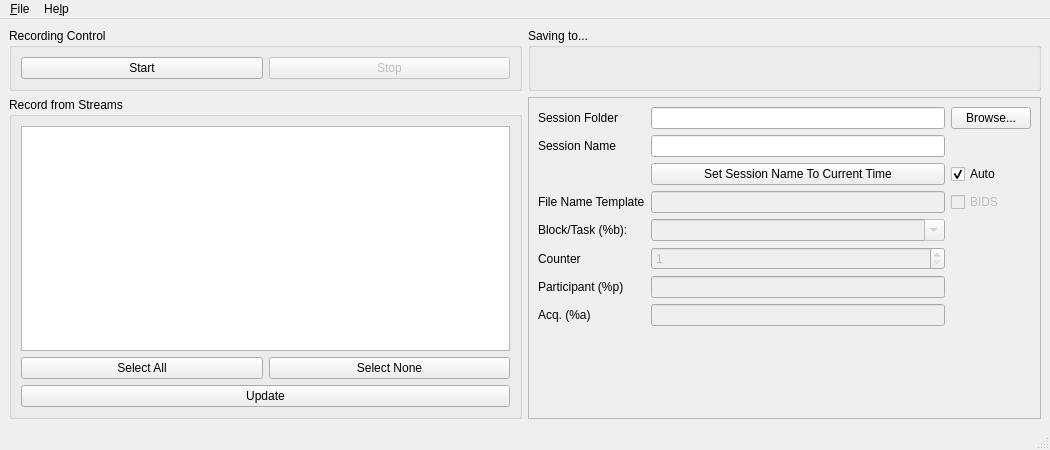
<?xml version="1.0" encoding="UTF-8"?>
<ui version="4.0">
 <class>MainWindow</class>
 <widget class="QMainWindow" name="MainWindow">
  <property name="geometry">
   <rect>
    <x>0</x>
    <y>0</y>
    <width>1050</width>
    <height>450</height>
   </rect>
  </property>
  <property name="windowTitle">
   <string>Lab Recorder</string>
  </property>
  <widget class="QWidget" name="centralwidget">
   <layout class="QGridLayout" name="gridLayout_master" rowstretch="0,0,0" columnstretch="1,1">
    <item row="2" column="0">
     <widget class="QGroupBox" name="groupBox_streams">
      <property name="title">
       <string>Record from Streams</string>
      </property>
      <layout class="QVBoxLayout" name="verticalLayout_streams">
       <item>
        <widget class="QListWidget" name="streamList">
         <property name="selectionMode">
          <enum>QAbstractItemView::SingleSelection</enum>
         </property>
         <property name="selectionBehavior">
          <enum>QAbstractItemView::SelectItems</enum>
         </property>
        </widget>
       </item>
       <item>
        <layout class="QHBoxLayout" name="horizontalLayout_streamsel">
         <item>
          <widget class="QPushButton" name="selectAllButton">
           <property name="text">
            <string>Select All</string>
           </property>
          </widget>
         </item>
         <item>
          <widget class="QPushButton" name="selectNoneButton">
           <property name="text">
            <string>Select None</string>
           </property>
          </widget>
         </item>
        </layout>
       </item>
       <item>
        <widget class="QPushButton" name="refreshButton">
         <property name="text">
          <string>Update</string>
         </property>
         <property name="shortcut">
          <string>Ctrl+U</string>
         </property>
        </widget>
       </item>
      </layout>
     </widget>
    </item>
    <item row="0" column="0">
     <widget class="QGroupBox" name="groupBox_recording">
      <property name="title">
       <string>Recording Control</string>
      </property>
      <layout class="QHBoxLayout" name="horizontalLayout">
       <item>
        <widget class="QPushButton" name="startButton">
         <property name="text">
          <string>Start</string>
         </property>
         <property name="shortcut">
          <string>Ctrl+S</string>
         </property>
        </widget>
       </item>
       <item>
        <widget class="QPushButton" name="stopButton">
         <property name="enabled">
          <bool>false</bool>
         </property>
         <property name="text">
          <string>Stop</string>
         </property>
        </widget>
       </item>
      </layout>
     </widget>
    </item>
    <item row="0" column="1">
     <widget class="QGroupBox" name="groupBox_rootFolder">
      <property name="title">
       <string>Saving to...</string>
      </property>
      <layout class="QHBoxLayout" name="horizontalLayout_studyRoot">
       <item>
        <widget class="QLabel" name="locationLabel"/>
       </item>
      </layout>
     </widget>
    </item>
    <item row="2" column="1">
     <widget class="QScrollArea" name="scrollArea">
      <property name="widgetResizable">
       <bool>true</bool>
      </property>
      <widget class="QWidget" name="scrollAreaWidgetContents">
       <property name="geometry">
        <rect>
         <x>0</x>
         <y>0</y>
         <width>503</width>
         <height>303</height>
        </rect>
       </property>
       <layout class="QGridLayout" name="gridLayout_2">
        <item row="3" column="0">
         <widget class="QLabel" name="label_template">
          <property name="text">
           <string>File Name Template</string>
          </property>
          <property name="openExternalLinks">
           <bool>true</bool>
          </property>
         </widget>
        </item>
        <item row="4" column="1">
         <widget class="QComboBox" name="input_blocktask">
          <property name="enabled">
           <bool>false</bool>
          </property>
          <property name="editable">
           <bool>true</bool>
          </property>
         </widget>
        </item>
        <item row="4" column="0">
         <widget class="QLabel" name="label_currBlock">
          <property name="text">
           <string>Block/Task (%b):</string>
          </property>
         </widget>
        </item>
        <item row="6" column="1">
         <widget class="QLineEdit" name="lineEdit_participant">
          <property name="enabled">
           <bool>false</bool>
          </property>
         </widget>
        </item>
        <item row="3" column="2">
         <widget class="QCheckBox" name="check_bids">
          <property name="enabled">
           <bool>false</bool>
          </property>
          <property name="text">
           <string>BIDS</string>
          </property>
          <property name="checkable">
           <bool>false</bool>
          </property>
         </widget>
        </item>
        <item row="3" column="1">
         <widget class="QLineEdit" name="lineEdit_template">
          <property name="enabled">
           <bool>false</bool>
          </property>
         </widget>
        </item>
        <item row="0" column="1">
         <widget class="QLineEdit" name="rootEdit"/>
        </item>
        <item row="5" column="1">
         <widget class="QSpinBox" name="spin_counter">
          <property name="enabled">
           <bool>false</bool>
          </property>
          <property name="minimum">
           <number>1</number>
          </property>
          <property name="maximum">
           <number>1000</number>
          </property>
          <property name="value">
           <number>1</number>
          </property>
         </widget>
        </item>
        <item row="0" column="0">
         <widget class="QLabel" name="label_studyroot">
          <property name="text">
           <string>Session Folder</string>
          </property>
         </widget>
        </item>
        <item row="10" column="1">
         <spacer name="verticalSpacer">
          <property name="orientation">
           <enum>Qt::Vertical</enum>
          </property>
          <property name="sizeHint" stdset="0">
           <size>
            <width>0</width>
            <height>0</height>
           </size>
          </property>
         </spacer>
        </item>
        <item row="1" column="1">
         <widget class="QLineEdit" name="lineEdit_session"/>
        </item>
        <item row="1" column="0">
         <widget class="QLabel" name="label_session">
          <property name="text">
           <string>Session Name</string>
          </property>
         </widget>
        </item>
        <item row="9" column="0">
         <widget class="QLabel" name="label_acq">
          <property name="text">
           <string>Acq. (%a)</string>
          </property>
         </widget>
        </item>
        <item row="9" column="1">
         <widget class="QLineEdit" name="lineEdit_acq">
          <property name="enabled">
           <bool>false</bool>
          </property>
         </widget>
        </item>
        <item row="6" column="0">
         <widget class="QLabel" name="label_participant">
          <property name="text">
           <string>Participant (%p)</string>
          </property>
         </widget>
        </item>
        <item row="5" column="0">
         <widget class="QLabel" name="label_counter">
          <property name="text">
           <string>Counter</string>
          </property>
         </widget>
        </item>
        <item row="0" column="2">
         <widget class="QPushButton" name="rootBrowseButton">
          <property name="text">
           <string>Browse...</string>
          </property>
          <property name="shortcut">
           <string>Ctrl+B</string>
          </property>
         </widget>
        </item>
        <item row="2" column="1">
         <widget class="QPushButton" name="set_time">
          <property name="mouseTracking">
           <bool>true</bool>
          </property>
          <property name="text">
           <string>Set Session Name To Current Time</string>
          </property>
          <property name="shortcut">
           <string>Ctrl+T</string>
          </property>
          <property name="checkable">
           <bool>false</bool>
          </property>
         </widget>
        </item>
        <item row="2" column="2">
         <widget class="QCheckBox" name="auto_time">
          <property name="text">
           <string>Auto</string>
          </property>
          <property name="checkable">
           <bool>true</bool>
          </property>
          <property name="checked">
           <bool>true</bool>
          </property>
         </widget>
        </item>
       </layout>
      </widget>
     </widget>
    </item>
   </layout>
  </widget>
  <widget class="QMenuBar" name="menubar">
   <property name="geometry">
    <rect>
     <x>0</x>
     <y>0</y>
     <width>1050</width>
     <height>22</height>
    </rect>
   </property>
   <widget class="QMenu" name="menuFile">
    <property name="title">
     <string>&amp;File</string>
    </property>
    <addaction name="actionLoadConfig"/>
    <addaction name="actionSaveConfig"/>
    <addaction name="actionQuit"/>
   </widget>
   <widget class="QMenu" name="menuHelp">
    <property name="title">
     <string>He&amp;lp</string>
    </property>
    <addaction name="actionAbout"/>
   </widget>
   <addaction name="menuFile"/>
   <addaction name="menuHelp"/>
  </widget>
  <widget class="QStatusBar" name="statusbar"/>
  <action name="actionLoadConfig">
   <property name="text">
    <string>&amp;Load configuration...</string>
   </property>
   <property name="shortcut">
    <string>Ctrl+L</string>
   </property>
  </action>
  <action name="actionQuit">
   <property name="text">
    <string>&amp;Quit</string>
   </property>
   <property name="shortcut">
    <string>Ctrl+Q</string>
   </property>
  </action>
  <action name="actionAbout">
   <property name="text">
    <string>&amp;About</string>
   </property>
  </action>
  <action name="actionSaveConfig">
   <property name="text">
    <string>&amp;Save configuration</string>
   </property>
  </action>
 </widget>
 <tabstops>
  <tabstop>startButton</tabstop>
  <tabstop>stopButton</tabstop>
  <tabstop>streamList</tabstop>
  <tabstop>selectAllButton</tabstop>
  <tabstop>selectNoneButton</tabstop>
  <tabstop>refreshButton</tabstop>
  <tabstop>rootEdit</tabstop>
  <tabstop>rootBrowseButton</tabstop>
  <tabstop>lineEdit_template</tabstop>
  <tabstop>check_bids</tabstop>
  <tabstop>input_blocktask</tabstop>
  <tabstop>spin_counter</tabstop>
  <tabstop>lineEdit_participant</tabstop>
  <tabstop>lineEdit_acq</tabstop>
  <tabstop>scrollArea</tabstop>
 </tabstops>
 <resources/>
 <connections/>
</ui>
